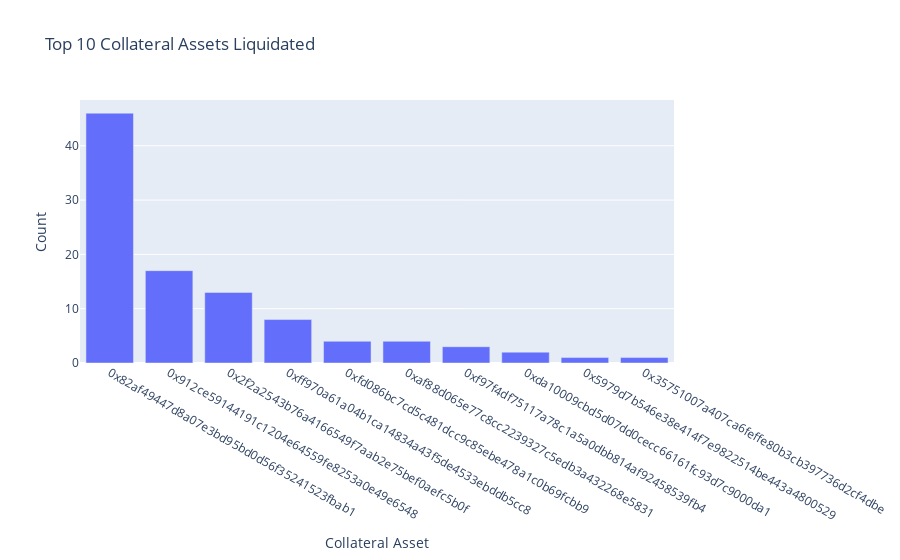

Notebook code cell kept with this figure:
### Code cell
# Top collateral assets being liquidated
collateral_counts = df['collateral_asset'].value_counts().head(10)
px.bar(x=collateral_counts.index, y=collateral_counts.values, 
       title='Top 10 Collateral Assets Liquidated',
       labels={'x': 'Collateral Asset', 'y': 'Count'})

### Figure 1 — Plotly figure (JSON) as saved in the notebook; plotly's stock layout.template omitted (floating-point values rounded to 4 significant figures)
{"data": [{"hovertemplate": "Collateral Asset=%{x}<br>Count=%{y}<extra></extra>", "legendgroup": "", "marker": {"color": "#636efa", "pattern": {"shape": ""}}, "name": "", "orientation": "v", "showlegend": false, "textposition": "auto", "type": "bar", "x": ["0x82af49447d8a07e3bd95bd0d56f35241523fbab1", "0x912ce59144191c1204e64559fe8253a0e49e6548", "0x2f2a2543b76a4166549f7aab2e75bef0aefc5b0f", "0xff970a61a04b1ca14834a43f5de4533ebddb5cc8", "0xfd086bc7cd5c481dcc9c85ebe478a1c0b69fcbb9", "0xaf88d065e77c8cc2239327c5edb3a432268e5831", "0xf97f4df75117a78c1a5a0dbb814af92458539fb4", "0xda10009cbd5d07dd0cecc66161fc93d7c9000da1", "0x5979d7b546e38e414f7e9822514be443a4800529", "0x35751007a407ca6feffe80b3cb397736d2cf4dbe"], "xaxis": "x", "y": [46, 17, 13, 8, 4, 4, 3, 2, 1, 1], "yaxis": "y"}], "layout": {"barmode": "relative", "legend": {"tracegroupgap": 0}, "title": {"text": "Top 10 Collateral Assets Liquidated"}, "xaxis": {"anchor": "y", "domain": [0, 1], "title": {"text": "Collateral Asset"}}, "yaxis": {"anchor": "x", "domain": [0, 1], "title": {"text": "Count"}}}}
